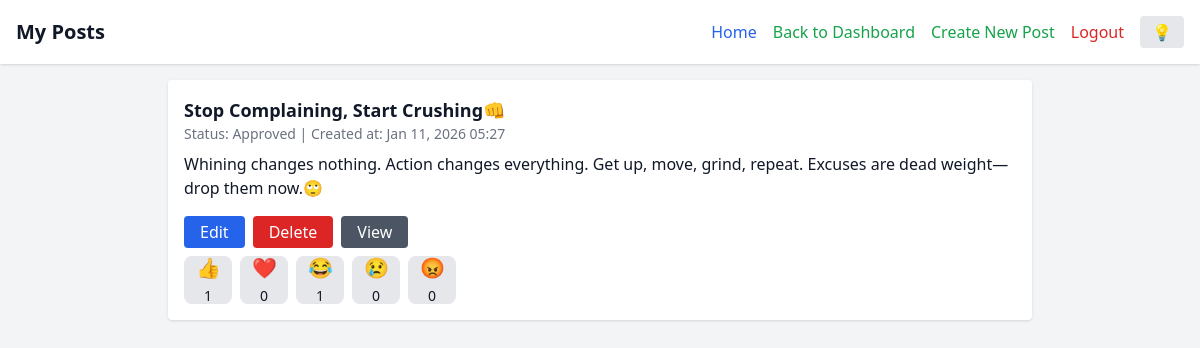
The app's page /my_posts (signed in) with its own data.
### app.py (models this page shows)
class Post(db.Model):
    id = db.Column(db.Integer, primary_key=True)
    title = db.Column(db.String(200), nullable=False)
    content = db.Column(db.Text, nullable=False)
    slug = db.Column(db.String(200), unique=True, nullable=False)
    author = db.Column(db.String(80), nullable=False, default="Guest")
    created_at = db.Column(db.DateTime, default=datetime.utcnow)
    approved = db.Column(db.Boolean, default=False)
    tags = db.Column(db.String(200), nullable=True)

### app.py (the view)
@app.route('/my_posts')
def my_posts():
    if not session.get('user_id'):
        return redirect(url_for('login'))
    user = User.query.get(session['user_id'])
    posts = Post.query.filter_by(author=user.username).order_by(Post.created_at.desc()).all()
    return render_template('my_posts.html', posts=posts)

### templates/my_posts.html (shortened to what this page needs)
<!DOCTYPE html>
<html lang="en" class="">
<head>
<script src="https://cdn.tailwindcss.com"></script>
</head>
<body class="bg-gray-100 dark:bg-gray-900 text-gray-900 dark:text-gray-100 transition-colors duration-300">
<header class="flex flex-col sm:flex-row justify-between items-center p-4 bg-white dark:bg-gray-800 shadow">
    <h1 class="text-xl font-bold mb-2 sm:mb-0">My Posts</h1>
    <div class="flex items-center space-x-4">
        <nav class="flex space-x-4">
            <a href="{{ url_for('public_home') }}" class="text-blue-600 dark:text-blue-400 hover:underline">Home</a>
            <a href="{{ url_for('dashboard') }}" class="text-green-600 dark:text-green-400 hover:underline">Back to Dashboard</a>
            <a href="{{ url_for('create_post') }}" class="text-green-600 dark:text-green-400 hover:underline">Create New Post</a>
            <a href="{{ url_for('logout') }}" class="text-red-600 dark:text-red-400 hover:underline">Logout</a>
        </nav>
        <button id="darkToggle" class="px-3 py-1 bg-gray-200 dark:bg-gray-700 text-gray-800 dark:text-gray-200 rounded hover:bg-gray-300 dark:hover:bg-gray-600 transition">
            💡
        </button>
    </div>
</header>
<div class="max-w-4xl mx-auto p-4">
    {% if posts %}
        {% for post in posts %}
        <div class="bg-white dark:bg-gray-800 p-4 rounded shadow mb-4 transition-colors duration-300 {% if post.id in session.get('newly_approved', []) %}border-2 border-green-600{% endif %}">
            <h2 class="text-lg font-bold">{{ post.title }}</h2>
            <p class="text-sm text-gray-500 dark:text-gray-400 mb-2">
                Status: {{ 'Approved' if post.approved else 'Pending' }} | Created at: {{ post.created_at.strftime('%b %d, %Y %H:%M') }}
            </p>
            <p class="mb-4 line-clamp-3">{{ post.content }}</p>
            <div class="flex flex-wrap gap-2 mb-2">
                <a href="{{ url_for('edit_post', post_id=post.id) }}"
                   class="px-4 py-1 bg-blue-600 text-white rounded hover:bg-blue-700">Edit</a>
                <a href="{{ url_for('reject_post', post_id=post.id) }}"
                   class="px-4 py-1 bg-red-600 text-white rounded hover:bg-red-700"
                   onclick="return confirm('Are you sure you want to delete this post?')">Delete</a>
                {% if post.approved %}
                <a href="{{ url_for('view_post', slug=post.slug) }}"
                   class="px-4 py-1 bg-gray-600 text-white rounded hover:bg-gray-700">View</a>
                {% endif %}
            </div>
            <div class="flex gap-2 mt-2">
                {% set reaction_emojis = {
                    'like': '👍',
                    'love': '❤️',
                    'haha': '😂',
                    'sad': '😢',
                    'angry': '😡'
                } %}
                {% set reaction_types = ['like', 'love', 'haha', 'sad', 'angry'] %}
                {% for r in reaction_types %}
                    <button
                        onclick="sendReaction({{ post.id }}, '{{ r }}')"
                        class="w-12 h-12 flex flex-col items-center justify-center rounded-lg bg-gray-200 dark:bg-gray-700 text-xl hover:bg-gray-300 dark:hover:bg-gray-600 transition select-none focus:outline-none"
                        aria-label="{{ r }}"
                    >
                        <span>{{ reaction_emojis[r] }}</span>
                        <span id="count-{{ r }}-{{ post.id }}" class="text-sm mt-1">
                            {% if post.reactions %}
                                {{ post.reactions.filter_by(type=r).count() }}
                            {% else %}
                                0
                            {% endif %}
                        </span>
                    </button>
                {% endfor %}
            </div>
        </div>
        {% else %}
        <p class="text-gray-600 dark:text-gray-400">You haven't created any posts yet.</p>
        {% endfor %}
    {% else %}
        <p class="text-gray-600 dark:text-gray-400">No posts yet.</p>
    {% endif %}
</div>
</body>
</html>

### records on screen
Post: title "Stop Complaining, Start Crushing👊", approved "Approved", created_at "Jan 11, 2026 05:27", content "Whining changes nothing. Action changes everything. Get up, move, grind, repeat. Excuses are dead weight—drop them now.🙄", reaction_emojis "👍" "❤️" "😂" "😢" "😡", reactions.filter_by "1" "0" "1" "0" "0"
